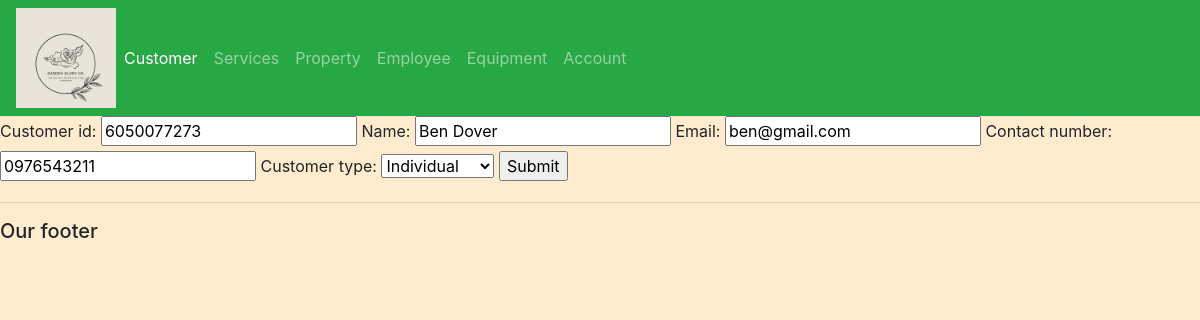
The page /update_customer/6050077273/ on the database its author committed.
### garden_app/models.py (models this page shows, shortened)
class Customer(models.Model):
    CUSTOMER_TYPE_CHOICES = [
        ('INDIVIDUAL', 'Individual'),
        ('CORPORATION', 'Corporation'),
    ]
    customer_id = models.IntegerField(primary_key=True, unique=True, default=random.randint(1000000000, 9999999999))
    name = models.CharField(max_length=100)
    email = models.EmailField(blank=True, null=True)
    contact_number = models.CharField(max_length=20, blank=True, null=True)
    date_added = models.DateTimeField(auto_now_add=True)
    customer_type = models.CharField(max_length=110, null=True, choices=CUSTOMER_TYPE_CHOICES)

### garden_app/views.py (the view)
# urls.py: path('update_customer/<str:pk>/', views.updateCustomer, name="update_customer"),
def updateCustomer(request, pk):
    customer = Customer.objects.get(customer_id=pk)
    form = CustomerForm(instance=customer)
    if request.method == 'POST':
        form = CustomerForm(request.POST, instance=customer)
        if form.is_valid():
            form.save()
            return redirect('/')
    context = {'form': form}
    return render(request, 'garden_app/customer_form.html', context)

### garden_app/forms.py
class CustomerForm(ModelForm):
    class Meta:
        model = Customer
        fields = '__all__'

### garden_app/templates/garden_app/customer_form.html (shortened to what this page needs)
{% extends 'garden_app/main.html'%}
{% load static %}
{% block content %}
<form action="" method="POST">
    {{form}}
    <input type="submit" name="Submit">
</form>
{% endblock %}

### static/css/main.css (style rules this page uses)
body { background-color: #FFEBCD; }

### rows shown on the page
Customer: customer_id "6050077273", name "Ben Dover", email "ben@gmail.com", contact_number "0976543211", customer_type "Individual"
